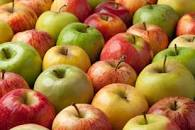
#> input picture images/images.jpeg, 195 x 130 px, found by its file name
$ python introduccion.py
#> lines starting #> are read from the running program, lines starting #| are printed output that depends on the picture
import cv2 as cv
img = cv.imread("images/images.jpeg")
#> img is the input picture: shape (130, 195, 3); mean B, G, R 58.9, 116.9, 167.7
imagen_gris = cv.cvtColor(img, cv.COLOR_BGR2GRAY)
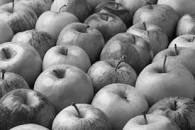
#> imagen_gris: shape (130, 195); min 3, max 247, mean 125.5
cv.imwrite('imagen_gris.jpg', imagen_gris)
cv.imshow("Display window", imagen_gris)
k = cv.waitKey(0) # Wait for a keystroke in the window
#> (key Esc is pressed here)
